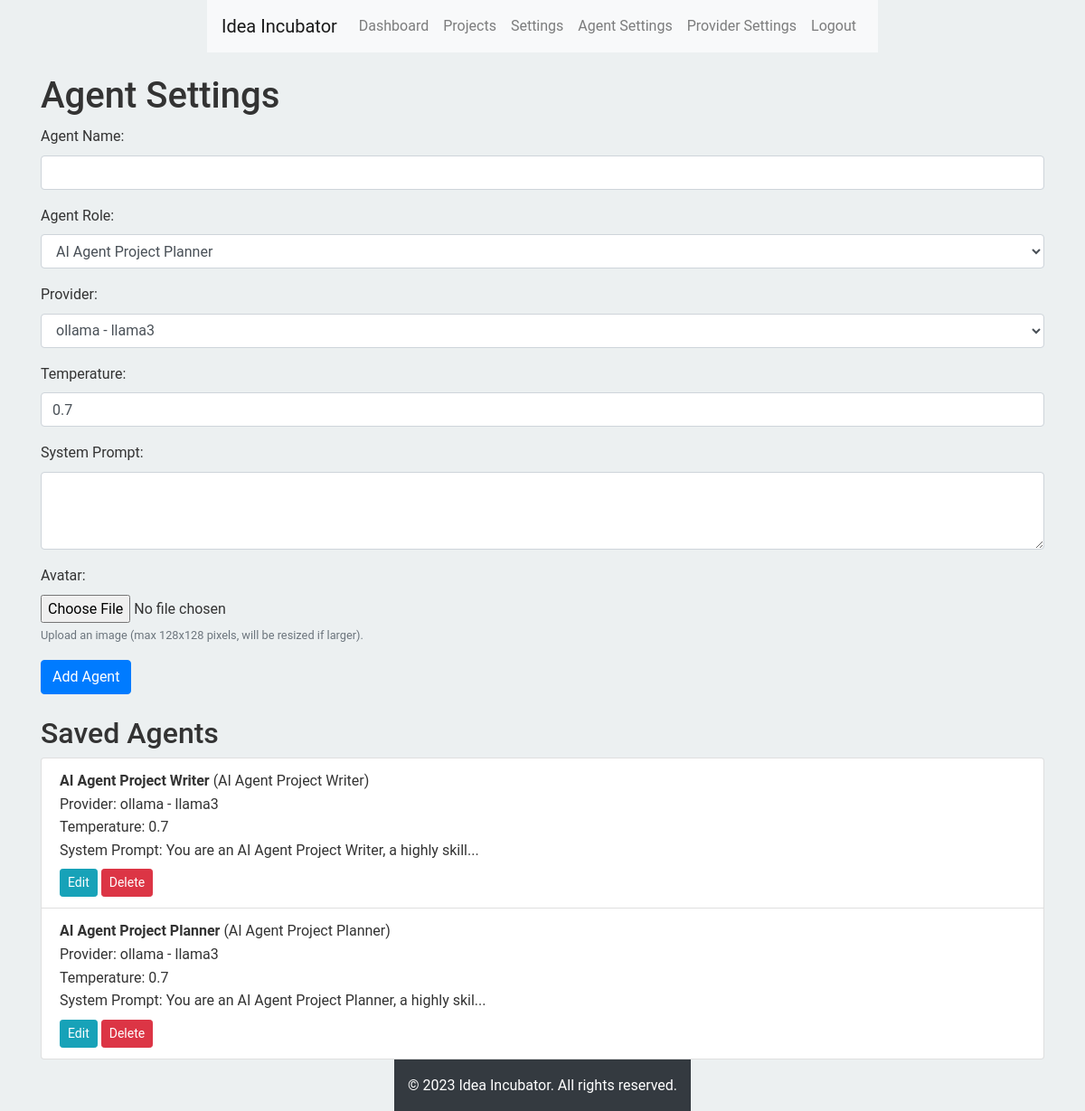
Page /agent_settings (signed in) on the committed database.
### models/models.py (models this page shows, shortened)
class Agent(db.Model):
    id = db.Column(db.Integer, primary_key=True)
    name = db.Column(db.String(100), nullable=False)
    role = db.Column(db.String(50), nullable=False)
    user_id = db.Column(db.Integer, db.ForeignKey('user.id'), nullable=False)
    project_id = db.Column(db.Integer, db.ForeignKey('project.id'), nullable=True)
    provider_id = db.Column(db.Integer, db.ForeignKey('provider.id'), nullable=False)
    temperature = db.Column(db.Float, nullable=False, default=0.7)
    system_prompt = db.Column(db.Text, nullable=True)
    avatar = db.Column(db.String(255), nullable=True)
    project = db.relationship('Project', back_populates='agents')
    provider = db.relationship('Provider', backref='agents')

class Provider(db.Model):
    id = db.Column(db.Integer, primary_key=True)
    user_id = db.Column(db.Integer, db.ForeignKey('user.id'), nullable=False)
    provider_type = db.Column(db.String(20), nullable=False)
    api_key = db.Column(db.String(120), nullable=False)
    model = db.Column(db.String(50), nullable=False)
    url = db.Column(db.String(200), nullable=True)

### routes/agents.py (the view, shortened to what this page needs)
@routes.route("/agent_settings", methods=["GET", "POST"])
@login_required
def agent_settings():
    providers = Provider.query.filter_by(user_id=current_user.id).all()
    agents = Agent.query.filter_by(user_id=current_user.id).all()
    return render_template("agent_settings.html", providers=providers, agents=agents)

### routes/__init__.py (called while the page is built)
def init_app(app):
    login_manager = LoginManager()
    login_manager.init_app(app)
    login_manager.login_view = 'routes.index'
    @login_manager.user_loader
    def load_user(user_id):
        from models import User
        return User.query.get(int(user_id))
    app.register_blueprint(routes)

### templates/agent_settings.html (shortened to what this page needs)
{% extends "base.html" %}
{% block content %}
<h1>Agent Settings</h1>
<form method="POST" enctype="multipart/form-data">
    <div class="form-group">
        <label for="name">Agent Name:</label>
        <input type="text" class="form-control" id="name" name="name" required>
    </div>
    <div class="form-group">
        <label for="role">Agent Role:</label>
        <select class="form-control" id="role" name="role" required>
            <option value="AI Agent Project Planner">AI Agent Project Planner</option>
        </select>
    </div>
    <div class="form-group">
        <label for="provider_id">Provider:</label>
        <select class="form-control" id="provider_id" name="provider_id" required>
            {% for provider in providers %}
                <option value="{{ provider.id }}">{{ provider.provider_type }} - {{ provider.model }}</option>
            {% endfor %}
        </select>
    </div>
    <div class="form-group">
        <label for="temperature">Temperature:</label>
        <input type="number" step="0.1" class="form-control" id="temperature" name="temperature" value="0.7" required>
    </div>
    <div class="form-group">
        <label for="system_prompt">System Prompt:</label>
        <textarea class="form-control" id="system_prompt" name="system_prompt" rows="3"></textarea>
    </div>
    <div class="form-group">
        <label for="avatar">Avatar:</label>
        <input type="file" class="form-control-file" id="avatar" name="avatar" accept="image/*">
        <small class="form-text text-muted">Upload an image (max 128x128 pixels, will be resized if larger).</small>
    </div>
    <button type="submit" class="btn btn-primary">Add Agent</button>
</form>
<h2 class="mt-4">Saved Agents</h2>
<ul class="list-group">
    {% for agent in agents %}
    <li class="list-group-item">
        <strong>{{ agent.name }}</strong> ({{ agent.role }})
        <br>Provider: {{ agent.provider.provider_type }} - {{ agent.provider.model }}
        <br>Temperature: {{ agent.temperature }}
        <br>System Prompt: {{ agent.system_prompt[:50] }}...
        <div class="mt-2">
            <a href="{{ url_for('routes.edit_agent', agent_id=agent.id) }}" class="btn btn-sm btn-info">Edit</a>
            <form action="{{ url_for('routes.delete_agent_from_settings', agent_id=agent.id) }}" method="POST" class="d-inline">
                <button type="submit" class="btn btn-sm btn-danger" onclick="return confirm('Are you sure you want to delete this agent?')">Delete</button>
            </form>
        </div>
    </li>
    {% endfor %}
</ul>
{% endblock %}

### templates/base.html (shortened to what this page needs)
<!DOCTYPE html>
<html lang="en">
<head>
    <link rel="stylesheet" href="https://stackpath.bootstrapcdn.com/bootstrap/4.5.2/css/bootstrap.min.css">
    {% block styles %}
        <link rel="stylesheet" href="{{ url_for('static', filename='css/chat_interface.css') }}">
        <link rel="stylesheet" href="{{ url_for('static', filename='css/style.css') }}">
    {% endblock %}
</head>
<body class="d-flex flex-column min-vh-100">
    <header>
        <nav class="navbar navbar-expand-lg navbar-light bg-light">
            <a class="navbar-brand" href="{{ url_for('routes.index') }}">Idea Incubator</a>
            <div class="collapse navbar-collapse" id="navbarNav">
                <ul class="navbar-nav mr-auto">
                    <li class="nav-item">
                        <a class="nav-link" href="{{ url_for('routes.index') }}">Dashboard</a>
                    </li>
                    <li class="nav-item">
                        <a class="nav-link" href="{{ url_for('routes.projects') }}">Projects</a>
                    </li>
                    <li class="nav-item">
                        <a class="nav-link" href="{{ url_for('routes.settings') }}">Settings</a>
                    </li>
                    <li class="nav-item">
                        <a class="nav-link" href="{{ url_for('routes.agent_settings') }}">Agent Settings</a>
                    </li>
                    <li class="nav-item">
                        <a class="nav-link" href="{{ url_for('routes.provider_settings') }}">Provider Settings</a>
                    </li>
                </ul>
                <ul class="navbar-nav">
                    {% if current_user.is_authenticated %}
                        <li class="nav-item">
                            <a class="nav-link" href="{{ url_for('routes.logout') }}">Logout</a>
                        </li>
                    {% endif %}
                </ul>
            </div>
        </nav>
    </header>
    <div class="container mt-4">
        {% block content %}{% endblock %}
    </div>
<footer class="footer mt-auto py-3 bg-dark text-white">
    <div class="container text-center">
        <span>&copy; 2023 Idea Incubator. All rights reserved.</span>
    </div>
</footer>
</body>
</html>

### static/css/chat_interface.css (style rules this page uses)
:root { --primary-color: #4a90e2; --secondary-color: #2c3e50; --accent-color: #f39c12; --text-color: #333; --bg-color: #ecf0f1; --chat-bg: #fff; --user-bubble: #dcf8c6; --other-bubble: #f2f2f2; --side-window-bg: #f9f9f9; --tab-active-bg: #fff; --tab-inactive-bg: #e0e0e0; --button-bg: #3498db; --button-hover-bg: #2980b9; }
body { font-family: 'Roboto', Arial, sans-serif; line-height: 1.6; color: var(--text-color); margin: 0; padding: 0; background-color: var(--bg-color); display: flex; justify-content: center; align-items: center; min-height: 100vh; }

### static/css/style.css (style rules this page uses)
:root { --primary-color: #4a90e2; --secondary-color: #2c3e50; --accent-color: #f39c12; --text-color: #333; --bg-color: #ecf0f1; --chat-bg: #fff; --user-bubble: #dcf8c6; --other-bubble: #f2f2f2; --side-window-bg: #f9f9f9; --tab-active-bg: #fff; --tab-inactive-bg: #e0e0e0; --button-bg: #3498db; --button-hover-bg: #2980b9; }
body { font-family: 'Roboto', Arial, sans-serif; line-height: 1.6; color: var(--text-color); margin: 0; padding: 0; background-color: var(--bg-color); display: flex; justify-content: center; align-items: center; min-height: 100vh; }

### rows in the picture
Agent: name "AI Agent Project Writer", role "AI Agent Project Writer", provider.provider_type "ollama", provider.model "llama3", temperature "0.7", system_prompt "You are an AI Agent Project Writer, a highly skill"
Agent: name "AI Agent Project Planner", role "AI Agent Project Planner", provider.provider_type "ollama", provider.model "llama3", temperature "0.7", system_prompt "You are an AI Agent Project Planner, a highly skil"

### other values in the picture
form field provider_id "ollama - llama3"
